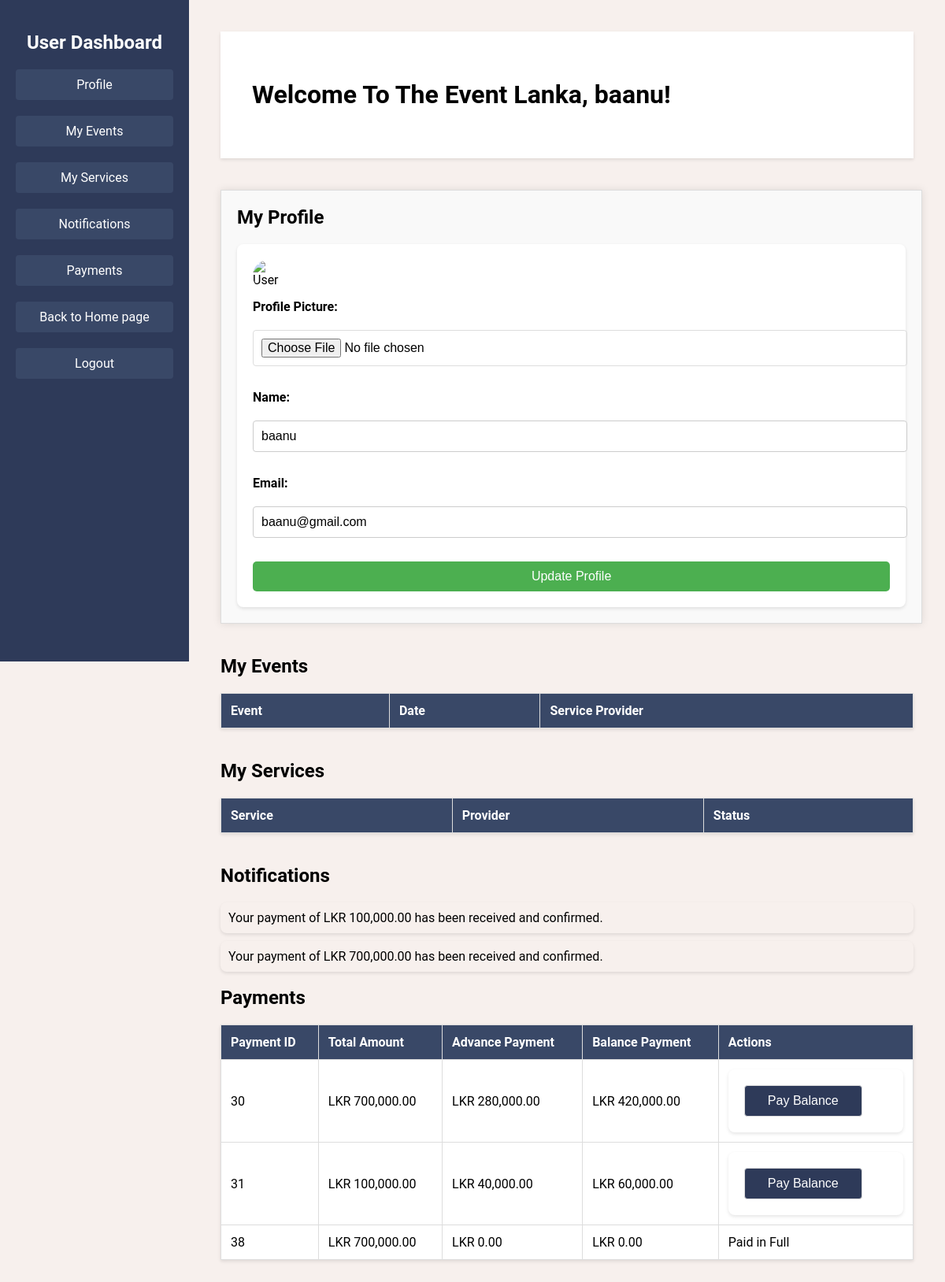
The app's page /dash_boards/user_page.php (signed in) with its own data.
### tables this page shows
CREATE TABLE `user` (
  `userId` int(11) NOT NULL,
  `username` varchar(50) NOT NULL,
  `password` varchar(255) NOT NULL,
  `email` varchar(100) NOT NULL,
  `userType` enum('guest','registered','admin','serviceProvider') NOT NULL DEFAULT 'guest',
  `profilePicture` varchar(255) DEFAULT NULL,
  `created_at` timestamp NOT NULL DEFAULT current_timestamp(),
  `updated_at` timestamp NOT NULL DEFAULT current_timestamp() ON UPDATE current_timestamp(),
  `status` varchar(20) DEFAULT 'pending'
);

CREATE TABLE `notifications` (
  `notificationId` int(11) NOT NULL,
  `userId` int(11) NOT NULL,
  `message` text NOT NULL,
  `createdAt` timestamp NOT NULL DEFAULT current_timestamp(),
  `isRead` tinyint(1) NOT NULL DEFAULT 0,
  `serviceProviderId` int(11) DEFAULT NULL,
  `adminId` int(11) DEFAULT NULL
);

CREATE TABLE `payment` (
  `paymentId` int(11) NOT NULL,
  `paymentDate` date NOT NULL,
  `paymentMethod` varchar(50) NOT NULL,
  `userId` int(11) NOT NULL,
  `packageId` int(11) NOT NULL,
  `paymentType` varchar(50) DEFAULT NULL,
  `amount` float NOT NULL,
  `advanceAmount` float DEFAULT NULL,
  `dueAmount` float DEFAULT NULL,
  `eventDate` date DEFAULT NULL,
  `first_name` varchar(100) NOT NULL,
  `last_name` varchar(100) NOT NULL,
  `email` varchar(100) NOT NULL,
  `city` varchar(100) NOT NULL,
  `zip_code` varchar(20) NOT NULL,
  `card_name` varchar(100) NOT NULL,
  `card_number` varchar(20) NOT NULL,
  `exp_month` varchar(10) NOT NULL,
  `exp_year` varchar(10) NOT NULL,
  `cvv` varchar(10) NOT NULL,
  `status` varchar(50) DEFAULT 'Pending',
  `otp` varchar(255) NOT NULL
);

### Classes/user.php (called while the page is built, shortened)
<?php
class User {
    protected $conn;
    protected $table_name = "user";
    public function __construct($db) {
        $this->conn = $db;
    }
    public function fetchUserData($userId) {
        $query = "SELECT username, email, profilePicture FROM " . $this->table_name . " WHERE userId = :userId";
        $stmt = $this->conn->prepare($query);
        $stmt->bindParam(':userId', $userId);
        $stmt->execute();
        return $stmt->fetch(PDO::FETCH_ASSOC);
    }
}
?>

### dash_boards/user_page.php (the view, shortened to what this page needs)
<?php
require_once '../Classes/User.php';
$database = new Database();
$db = $database->getConnection();
$userId = $_SESSION['user_id'];
$user = new User($db);
$userData = $user->fetchUserData($userId);
$username = htmlspecialchars($userData['username'] ?? '');
$userEmail = htmlspecialchars($userData['email'] ?? '');
$userAvatar = htmlspecialchars($userData['profilePicture'] ?? 'uploads/default.png');
$paymentsQuery = "
SELECT p.paymentId, p.amount, p.advanceAmount AS advance, p.dueAmount AS balance
FROM payment p
WHERE p.userId = :userId";
$stmt = $db->prepare($paymentsQuery);
$stmt->bindParam(':userId', $userId);
$stmt->execute();
$payments = $stmt->fetchAll(PDO::FETCH_ASSOC);
$notificationsQuery = "SELECT message FROM notifications WHERE userId = :userId";
$stmt = $db->prepare($notificationsQuery);
$stmt->bindParam(':userId', $userId);
$stmt->execute();
$notifications = $stmt->fetchAll(PDO::FETCH_ASSOC);
?>
<!DOCTYPE html>
<html lang="en">
<head>
    <link rel="stylesheet" href="https://cdn.jsdelivr.net/npm/bootstrap-icons@1.8.1/font/bootstrap-icons.css">
    <link rel="stylesheet" href="../css/user.css">
</head>
<body>
<div class="sidebar">
    <h2>User Dashboard</h2>
    <ul>
        <li><a href="#U_Profile">Profile</a></li>
        <li><a href="#Events">My Events</a></li>
        <li><a href="#U_Service">My Services</a></li>
        <li><a href="#U_Notifications">Notifications</a></li>
        <li><a href="#U_Payments">Payments</a></li>
        <li><a href="../index.php">Back to Home page</a></li>
        <li><a href="../logout.php">Logout</a></li>
    </ul>
</div>
<div class="main-content">
    <header>
        <h1>Welcome To The Event Lanka, <?php echo $username; ?>!</h1>
    </header>
    <section class="profile" id="U_Profile">
        <h2>My Profile</h2>
        <form id="profileForm" method="POST" enctype="multipart/form-data" action="../bacend_logics_scripts/user_update_profile.php">
            <img src="<?php echo $userAvatar; ?>" alt="User Avatar" class="user-avatar" id="userAvatar">
            <label for="profilePicture">Profile Picture:</label>
            <input type="file" id="profilePicture" name="profilePicture" accept="image/*">
            <label for="username">Name:</label>
            <input type="text" id="username" name="username" value="<?php echo htmlspecialchars($username); ?>" required>
            <label for="userEmail">Email:</label>
            <input type="email" id="userEmail" name="userEmail" value="<?php echo htmlspecialchars($userEmail); ?>" required>
            <button type="submit" name="submit">Update Profile</button>
        </form>
    </section>
    <section class="my-events" id="Events">
        <h2>My Events</h2>
        <table>
            <thead>
                <tr>
                    <th>Event</th>
                    <th>Date</th>
                    <th>Service Provider</th>
                </tr>
            </thead>
        </table>
    </section>
    <section class="my-services" id="U_Service">
        <h2>My Services</h2>
        <table>
            <thead>
                <tr>
                    <th>Service</th>
                    <th>Provider</th>
                    <th>Status</th>
                </tr>
            </thead>
        </table>
    </section>
    <section class="notifications" id="U_Notifications">
        <h2>Notifications</h2>
        <ul>
            <?php if (!empty($notifications)): ?>
                <?php foreach ($notifications as $notification): ?>
                    <li><?php echo htmlspecialchars($notification['message']); ?></li>
                <?php endforeach; ?>
            <?php else: ?>
                <li>No notifications found.</li>
            <?php endif; ?>
        </ul>
    </section>
<section class="payments" id="U_Payments">
    <h2>Payments</h2>
    <table>
        <thead>
            <tr>
                <th>Payment ID</th>
                <th>Total Amount</th>
                <th>Advance Payment</th>
                <th>Balance Payment</th>
                <th>Actions</th>
            </tr>
        </thead>
        <tbody>
            <?php if (!empty($payments)): ?>
                <?php foreach ($payments as $payment): ?>
                    <tr>
                        <td><?php echo htmlspecialchars($payment['paymentId']); ?></td>
                        <td>LKR <?php echo number_format($payment['amount'], 2); ?></td>
                        <td>LKR <?php echo number_format($payment['advance'], 2); ?></td>
                        <td>LKR <?php echo number_format($payment['balance'], 2); ?></td>
                        <td>
                            <?php if ($payment['balance'] > 0): ?>
                                <form method="POST" action="../payments/payment.php">
                                    <button type="submit" class="pay-balance">Pay Balance</button>
                                </form>
                            <?php else: ?>
                                <span>Paid in Full</span>
                            <?php endif; ?>
                        </td>
                    </tr>
                <?php endforeach; ?>
            <?php else: ?>
                <tr>
                    <td colspan="5">No payments found.</td>
                </tr>
            <?php endif; ?>
        </tbody>
    </table>
</section>
</div>
</body>
</html>

### css/user.css (style rules this page uses)
body { font-family: 'Roboto', sans-serif; display: flex; margin: 0; padding: 0; background-color:#F7F0ED; }
.sidebar { width: 200px; background-color: #2E3A59; color: white; padding: 20px; height: 100vh; position: fixed; }
.sidebar h2 { text-align: center; margin-bottom: 20px; }
.sidebar ul { list-style: none; padding: 0; }
.sidebar ul li { margin: 20px 0; }
.sidebar ul li a { color: white; text-decoration: none; display: block; padding: 10px; border-radius: 4px; background-color: #394867; text-align: center; }
.main-content { margin-left: 240px; padding: 40px; width: calc(100% - 240px); box-sizing: border-box; }
header { background-color: #ffffff; padding: 40px; box-shadow: 0 2px 4px rgba(0, 0, 0, 0.1); margin-bottom: 40px; display: flex; justify-content: space-between; align-items: center; }
.profile { width: 96.5%; margin: 40px auto; padding: 20px; background-color: #f9f9f9; border: 1px solid #ddd; box-shadow: 0 0 10px rgba(0, 0, 0, 0.1); }
.profile h2 { margin-top: 0; }
.profile form { display: flex; flex-wrap: wrap; justify-content: center; }
.profile label { width: 100%; margin-bottom: 10px; }
.profile input[type="file"] { width: 100%; margin-bottom: 20px; }
.profile input[type="text"], .profile input[type="email"] { width: 100%; padding: 10px; margin-bottom: 20px; border: 1px solid #ccc; }
.profile button[type="submit"] { width: 100%; padding: 10px; background-color: #4CAF50; color: #fff; border: none; border-radius: 5px; cursor: pointer; }
form { display: flex; flex-direction: column; gap: 10px; background-color: #ffffff; padding: 20px; box-shadow: 0 2px 4px rgba(0, 0, 0, 0.1); border-radius: 8px; }
label { font-weight: bold; }
input, textarea, select, button[type="submit"] { padding: 10px; font-size: 16px; border: 1px solid #ddd; border-radius: 4px; }
button[type="submit"], .pay-balance { width: 150px; align-self: flex-start; background-color: #2E3A59; color: white; }
table { width: 100%; border-collapse: collapse; margin-bottom: 40px; box-shadow: 0 2px 4px rgba(0, 0, 0, 0.1); background-color: #ffffff; }
th, td { padding: 12px; border: 1px solid #ddd; text-align: left; }
th { background-color: #394867; color: white; }
td { background-color: #ffffff; }
.notifications ul { list-style: none; padding: 0; }
.notifications li { padding: 10px; margin-bottom: 10px; box-shadow: 0 2px 4px rgba(0, 0, 0, 0.1); border-radius: 8px; }
.user-avatar { width: 40px; height: 40px; border-radius: 50%; }

### records on screen
user: username "baanu", userEmail "baanu@gmail.com"
notifications: message "Your payment of LKR 100,000.00 has been received and confirmed."
notifications: message "Your payment of LKR 700,000.00 has been received and confirmed."
payment: paymentId "30", amount "700,000.00", advanceAmount "280,000.00", dueAmount "420,000.00"
payment: paymentId "31", amount "100,000.00", advanceAmount "40,000.00", dueAmount "60,000.00"
payment: paymentId "38", amount "700,000.00", advanceAmount "0.00", dueAmount "0.00", shows "Paid in Full"
